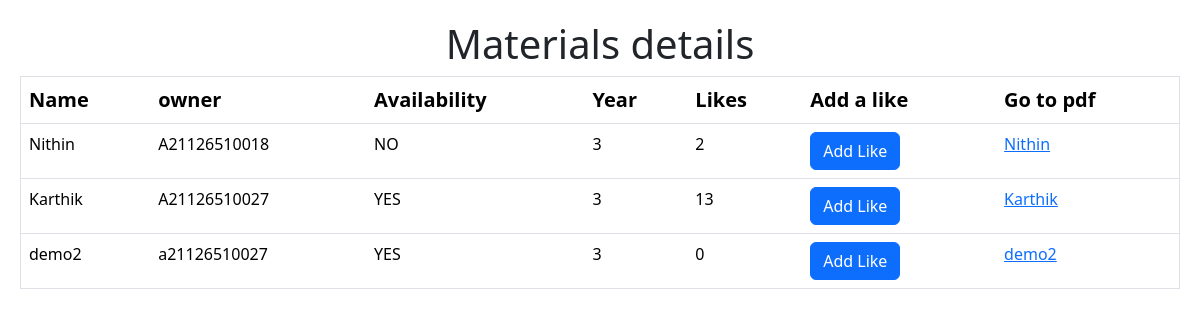
The page /Third_year.php (signed in) on the database its author committed.
### tables this page shows
CREATE TABLE `material` (
  `id` int(11) NOT NULL,
  `name` varchar(100) NOT NULL,
  `file` varchar(100) DEFAULT NULL,
  `owner` varchar(100) DEFAULT NULL,
  `avail` varchar(100) NOT NULL,
  `year` int(11) NOT NULL,
  `Likes` int(11) NOT NULL
);

### Third_year.php (the view, shortened to what this page needs)
<?php
$host = "localhost";
$user = "root";
$password = "";
$db = "schoolproject";
$data = mysqli_connect($host, $user, $password, $db);
$sql1 = "SELECT * FROM `user` WHERE username='" . $_SESSION['username'] . "'";
$result1 = mysqli_query($data, $sql1);
$row1 = $result1->fetch_assoc();
$sql = "SELECT * FROM `material` where year='3'";
$result = mysqli_query($data, $sql);
?>
<!DOCTYPE html>
<html lang="en">
<head>
    <link rel="stylesheet" href="admin.css">
    <link rel="stylesheet" href="https://cdn.jsdelivr.net/npm/bootstrap@5.3.2/dist/css/bootstrap.min.css">
</head>
<body>
    <div class="content">
        <h1>Materials details</h1>
        <table class="table">
            <thead>
                <tr>
                    <th scope="col">Name</th>
                    <th scope="col">owner</th>
                    <th scope="col">Availability</th>
                    <th scope="col">Year</th>
                    <th scope="col">Likes</th>
                    <th scope="col">Add a like</th>
                    <th scope="col">Go to pdf</th>
                </tr>
            </thead>
            <tbody>
                <?php
                while ($row = $result->fetch_assoc()) {
                ?>
                    <tr>
                        <td><?php echo $row["name"]; ?></td>
                        <td><?php echo $row["owner"]; ?></td>
                        <td><?php echo $row["avail"]; ?></td>
                        <td><?php echo $row["year"]; ?></td>
                        <td><?php echo $row["Likes"]; ?></td>
                        <td>
                            <?php
                            if (isset($_SESSION['username']) && (($row['avail'] == "NO" && $row['year'] == $row1['Year']) || $row['avail'] == "YES")) {
                                $materialId = $row['id'];
                                echo "<form method='post'>
                                            <input type='hidden' name='material_id' value='$materialId'>
                                            <button type='submit' name='like' class='btn btn-primary'>Add Like</button>
                                          </form>";
                            }
                            ?>
                        </td>
                        <td>
                            <?php
                            if (($row['avail'] == "NO" && $row['year'] == $row1['Year']) || $row['avail'] == "YES") {
                                $nam = $row['name'];
                                echo "<a href='{$row['file']}' target='_blank'>$nam</a>";
                            }
                            ?>
                        </td>
                    </tr>
                <?php
                }
                ?>
            </tbody>
        </table>
    </div>
</body>
</html>

### admin.css (style rules this page uses)
* { margin: 0; padding: 0; box-sizing: border-box; }
body { font-family: 'Arial', sans-serif; background-color: #f8f9fa; }
a { text-decoration: none; }

### Third_year.php (style rules this page uses)
table { border: 1px solid black; }
th { padding: 20px; font-size: 20px; }
body { font-family: Arial, sans-serif; margin: 0; padding: 0; background-color: #f8f9fa; }
.content { padding: 20px; margin: 0 auto; max-width: 1200px; }
h1 { text-align: center; margin-bottom: 20px; color: #343a40; }
table { width: 100%; border-collapse: collapse; background-color: #fff; }
th, td { padding: 12px; text-align: left; border-bottom: 1px solid #dee2e6; }
th { background-color: #e9ecef; font-weight: bold; color: #495057; }
td { color: #495057; }
.btn-primary { background-color: #007bff; border-color: #007bff; color: #fff; padding: 8px 16px; border-radius: 4px; cursor: pointer; }

### rows shown on the page
material: name "Nithin", owner "A21126510018", avail "NO", year "3", Likes "2"
material: name "Karthik", owner "A21126510027", avail "YES", year "3", Likes "13"
material: name "demo2", owner "a21126510027", avail "YES", year "3", Likes "0"
